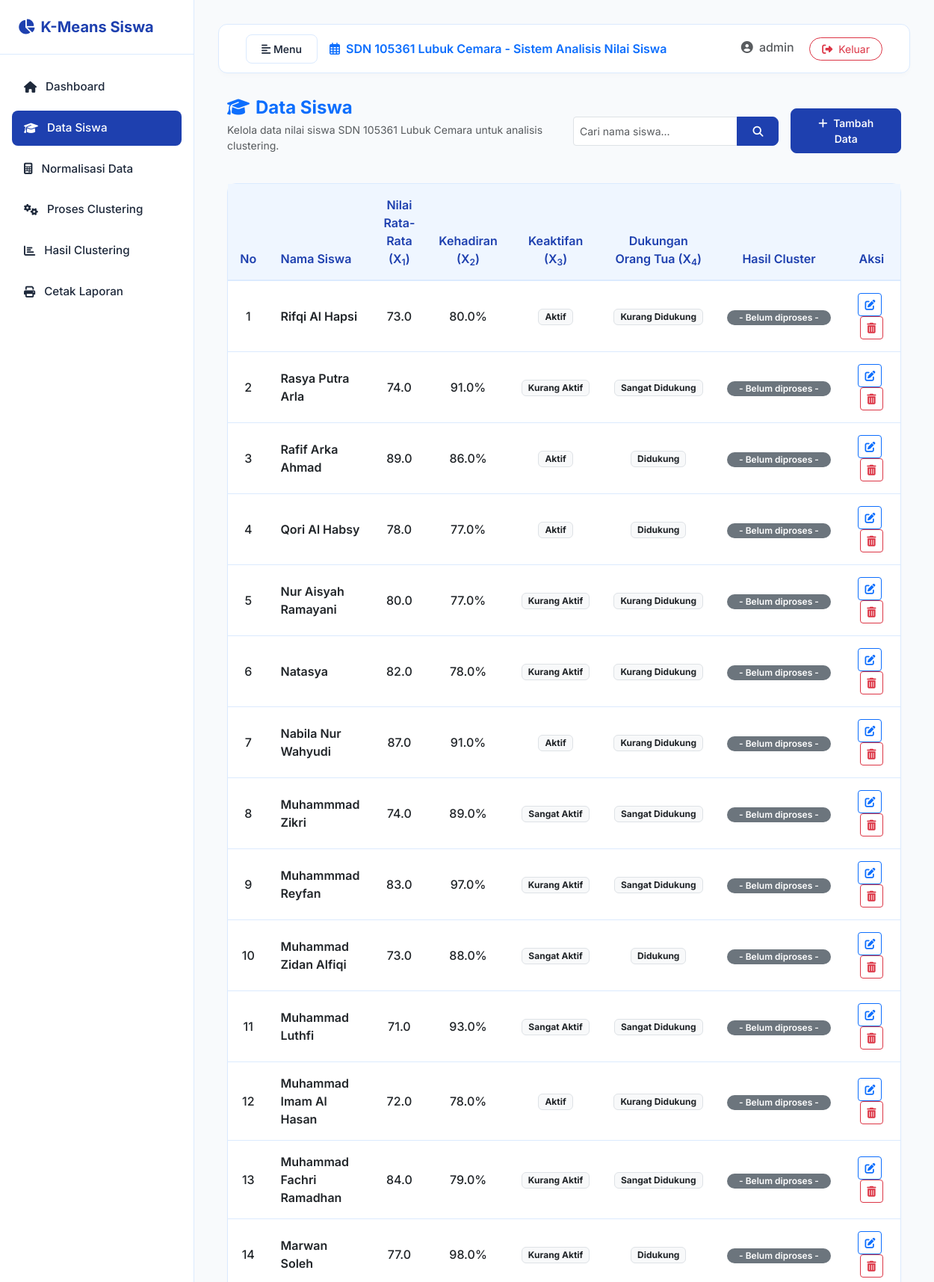
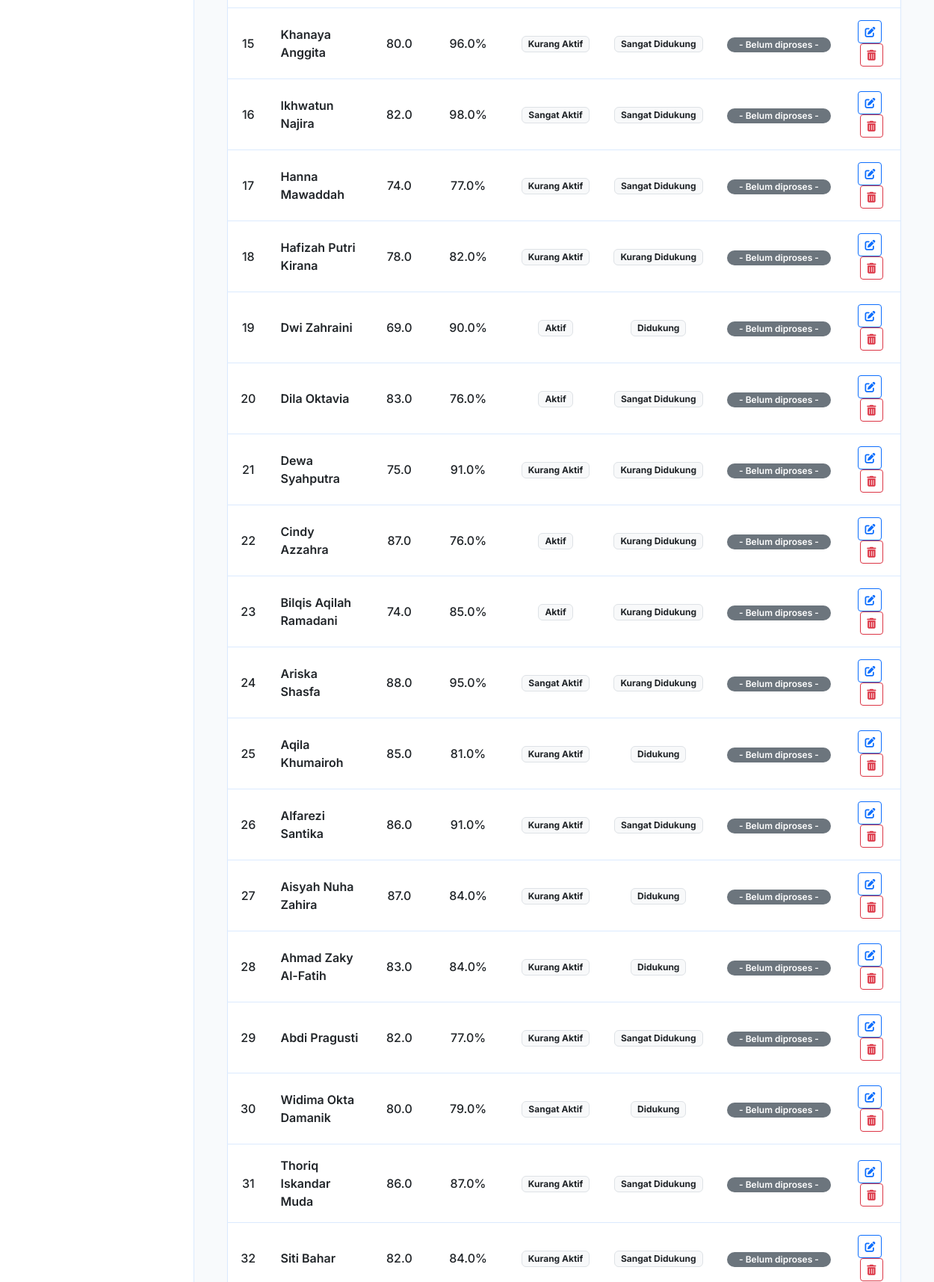
Screenshot of /siswa/index.php (signed in, upper part) with the database file from the repository (2 pictures, top to bottom).
### tables this page shows
CREATE TABLE tabel_siswa (
    id_siswa INT(11) AUTO_INCREMENT PRIMARY KEY,
    nama_siswa VARCHAR(100) NOT NULL,
    nilai_akademik FLOAT NOT NULL,
    kehadiran_siswa FLOAT NOT NULL,
    keaktifan_siswa INT(2) NOT NULL,  
    dukungan_ortu INT(2) NOT NULL     
);

### siswa/index.php (the view, shortened to what this page needs)
<?php
require_once '../config/database.php';
require_once '../partials/header.php';
$search = isset($_GET['search']) ? trim($_GET['search']) : '';
$query = "SELECT s.*, hc.cluster_label
          FROM tabel_siswa s
          LEFT JOIN tabel_hasil_clustering hc ON s.id_siswa = hc.id_siswa";
$query .= " ORDER BY s.id_siswa DESC";
$stmt = $pdo->prepare($query);
if ($search !== '') {
    $stmt->execute(['search' => "%$search%"]);
} else {
    $stmt->execute();
}
$siswa_list = $stmt->fetchAll();
function getKeaktifanText($val) {
    switch ($val) {
        case 3: return 'Sangat Aktif';
        case 2: return 'Aktif';
        case 1: return 'Kurang Aktif';
    }
}
function getDukunganText($val) {
    switch ($val) {
        case 3: return 'Sangat Didukung';
        case 2: return 'Didukung';
        case 1: return 'Kurang Didukung';
    }
}
?>
<div class="container-fluid">
    <div class="row mb-4">
        <div class="col-md-6">
            <h4 class="text-primary fw-bold mb-1"><i class="fas fa-graduation-cap me-2"></i>Data Siswa</h4>
            <p class="text-muted small">Kelola data nilai siswa SDN 105361 Lubuk Cemara untuk analisis clustering.</p>
        </div>
        <div class="col-md-6 d-flex align-items-center justify-content-md-end gap-2 no-print">
            <form action="" method="GET" class="d-flex me-2">
                <div class="input-group">
                    <input type="text" name="search" class="form-control form-control-sm border-blue" placeholder="Cari nama siswa..." value="<?= htmlspecialchars($search); ?>">
                    <button class="btn btn-primary-custom btn-sm" type="submit"><i class="fas fa-search"></i></button>
                </div>
            </form>
            <a href="tambah.php" class="btn btn-primary-custom btn-sm"><i class="fas fa-plus me-1"></i> Tambah Data</a>
        </div>
    </div>
    <div class="card card-custom">
        <div class="card-body p-0">
            <div class="table-responsive">
                <table class="table table-custom mb-0">
                    <thead>
                        <tr>
                            <th class="text-center" width="60">No</th>
                            <th>Nama Siswa</th>
                            <th class="text-center">Nilai Rata-Rata (X<sub>1</sub>)</th>
                            <th class="text-center">Kehadiran (X<sub>2</sub>)</th>
                            <th class="text-center">Keaktifan (X<sub>3</sub>)</th>
                            <th class="text-center">Dukungan Orang Tua (X<sub>4</sub>)</th>
                            <th class="text-center">Hasil Cluster</th>
                            <th class="text-center no-print" width="160">Aksi</th>
                        </tr>
                    </thead>
                    <tbody>
                        <?php if (empty($siswa_list)): ?>
                            <tr>
                                <td colspan="8" class="text-center py-4 text-muted">
                                    <i class="fas fa-info-circle me-1"></i> Tidak ada data siswa yang ditemukan.
                                </td>
                            </tr>
                        <?php else: ?>
                            <?php $no = 1; foreach ($siswa_list as $row): ?>
                                <tr>
                                    <td class="text-center fw-medium"><?= $no++; ?></td>
                                    <td class="fw-semibold text-dark"><?= htmlspecialchars($row['nama_siswa']); ?></td>
                                    <td class="text-center fw-medium"><?= number_format($row['nilai_akademik'], 1); ?></td>
                                    <td class="text-center fw-medium"><?= number_format($row['kehadiran_siswa'], 1); ?>%</td>
                                    <td class="text-center">
                                        <span class="badge bg-light text-dark border px-2 py-1 small"><?= getKeaktifanText($row['keaktifan_siswa']); ?></span>
                                    </td>
                                    <td class="text-center">
                                        <span class="badge bg-light text-dark border px-2 py-1 small"><?= getDukunganText($row['dukungan_ortu']); ?></span>
                                    </td>
                                    <td class="text-center">
                                        <?php if ($row['cluster_label']): ?>
                                            <span class="badge badge-<?= strtolower($row['cluster_label']); ?> px-3 py-1.5 rounded-pill fw-bold"><?= $row['cluster_label']; ?></span>
                                        <?php else: ?>
                                            <span class="badge bg-secondary text-white px-3 py-1.5 rounded-pill fw-semibold">- Belum diproses -</span>
                                        <?php endif; ?>
                                    </td>
                                    <td class="text-center no-print">
                                        <a href="edit.php?id=<?= $row['id_siswa']; ?>" class="btn btn-sm btn-outline-primary me-1 py-1 px-2" title="Edit Data">
                                            <i class="fas fa-edit"></i>
                                        </a>
                                        <a href="hapus.php?id=<?= $row['id_siswa']; ?>" class="btn btn-sm btn-outline-danger py-1 px-2" onclick="return confirm('Apakah Anda yakin ingin menghapus data siswa ini?')" title="Hapus Data">
                                            <i class="fas fa-trash-alt"></i>
                                        </a>
                                    </td>
                                </tr>
                            <?php endforeach; ?>
                        <?php endif; ?>
                    </tbody>
                </table>
            </div>
        </div>
    </div>
</div>
<?php
require_once '../partials/footer.php';
?>

### assets/css/style.css (style rules this page uses)
:root { --primary-blue: #1e40af; --secondary-blue: #3b82f6; --accent-blue: #eff6ff; --border-blue: #dbeafe; --dark-text: #1e293b; --muted-text: #64748b; --light-bg: #f8fafc; --white: #ffffff; --sidebar-width: 260px; --transition-speed: 0.3s; }
body { font-family: 'Inter', sans-serif; background-color: var(--light-bg); color: var(--dark-text); overflow-x: hidden; }
.card-custom { background-color: var(--white); border: 1px solid var(--border-blue); border-radius: 12px; box-shadow: 0 4px 6px -1px rgba(0, 0, 0, 0.02), 0 2px 4px -1px rgba(0, 0, 0, 0.01); margin-bottom: 1.5rem; transition: transform 0.2s ease, box-shadow 0.2s ease; }
.card-custom .card-body { padding: 1.5rem; }
.table-custom { border-collapse: separate; border-spacing: 0; width: 100%; }
.table-custom th { background-color: var(--accent-blue); color: var(--primary-blue); font-weight: 600; padding: 1rem; border-bottom: 2px solid var(--border-blue); position: sticky; top: 0; z-index: 10; }
.table-custom td { padding: 1rem; border-bottom: 1px solid var(--border-blue); vertical-align: middle; }
.btn-primary-custom { background-color: var(--primary-blue); border-color: var(--primary-blue); color: var(--white); font-weight: 550; padding: 0.5rem 1.25rem; border-radius: 8px; transition: all 0.2s; }

### rows the page displays
tabel_siswa: nama_siswa "Rifqi Al Hapsi", nilai_akademik "73.0", kehadiran_siswa "80.0", keaktifan_siswa "Aktif", dukungan_ortu "Kurang Didukung"
tabel_siswa: nama_siswa "Rasya Putra Arla", nilai_akademik "74.0", kehadiran_siswa "91.0", keaktifan_siswa "Kurang Aktif", dukungan_ortu "Sangat Didukung"
tabel_siswa: nama_siswa "Rafif Arka Ahmad", nilai_akademik "89.0", kehadiran_siswa "86.0", keaktifan_siswa "Aktif", dukungan_ortu "Didukung"
tabel_siswa: nama_siswa "Qori Al Habsy", nilai_akademik "78.0", kehadiran_siswa "77.0", keaktifan_siswa "Aktif", dukungan_ortu "Didukung"
tabel_siswa: nama_siswa "Nur Aisyah Ramayani", nilai_akademik "80.0", kehadiran_siswa "77.0", keaktifan_siswa "Kurang Aktif", dukungan_ortu "Kurang Didukung"
tabel_siswa: nama_siswa "Natasya", nilai_akademik "82.0", kehadiran_siswa "78.0", keaktifan_siswa "Kurang Aktif", dukungan_ortu "Kurang Didukung"
tabel_siswa: nama_siswa "Nabila Nur Wahyudi", nilai_akademik "87.0", kehadiran_siswa "91.0", keaktifan_siswa "Aktif", dukungan_ortu "Kurang Didukung"
tabel_siswa: nama_siswa "Muhammmad Zikri", nilai_akademik "74.0", kehadiran_siswa "89.0", keaktifan_siswa "Sangat Aktif", dukungan_ortu "Sangat Didukung"
tabel_siswa: nama_siswa "Muhammmad Reyfan", nilai_akademik "83.0", kehadiran_siswa "97.0", keaktifan_siswa "Kurang Aktif", dukungan_ortu "Sangat Didukung"
tabel_siswa: nama_siswa "Muhammad Zidan Alfiqi", nilai_akademik "73.0", kehadiran_siswa "88.0", keaktifan_siswa "Sangat Aktif", dukungan_ortu "Didukung"
tabel_siswa: nama_siswa "Muhammad Luthfi", nilai_akademik "71.0", kehadiran_siswa "93.0", keaktifan_siswa "Sangat Aktif", dukungan_ortu "Sangat Didukung"
tabel_siswa: nama_siswa "Muhammad Imam Al Hasan", nilai_akademik "72.0", kehadiran_siswa "78.0", keaktifan_siswa "Aktif", dukungan_ortu "Kurang Didukung"
tabel_siswa: nama_siswa "Muhammad Fachri Ramadhan", nilai_akademik "84.0", kehadiran_siswa "79.0", keaktifan_siswa "Kurang Aktif", dukungan_ortu "Sangat Didukung"
tabel_siswa: nama_siswa "Marwan Soleh", nilai_akademik "77.0", kehadiran_siswa "98.0", keaktifan_siswa "Kurang Aktif", dukungan_ortu "Didukung"
tabel_siswa: nama_siswa "Khanaya Anggita", nilai_akademik "80.0", kehadiran_siswa "96.0", keaktifan_siswa "Kurang Aktif", dukungan_ortu "Sangat Didukung"
tabel_siswa: nama_siswa "Ikhwatun Najira", nilai_akademik "82.0", kehadiran_siswa "98.0", keaktifan_siswa "Sangat Aktif", dukungan_ortu "Sangat Didukung"
tabel_siswa: nama_siswa "Hanna Mawaddah", nilai_akademik "74.0", kehadiran_siswa "77.0", keaktifan_siswa "Kurang Aktif", dukungan_ortu "Sangat Didukung"
tabel_siswa: nama_siswa "Hafizah Putri Kirana", nilai_akademik "78.0", kehadiran_siswa "82.0", keaktifan_siswa "Kurang Aktif", dukungan_ortu "Kurang Didukung"
tabel_siswa: nama_siswa "Dwi Zahraini", nilai_akademik "69.0", kehadiran_siswa "90.0", keaktifan_siswa "Aktif", dukungan_ortu "Didukung"
tabel_siswa: nama_siswa "Dila Oktavia", nilai_akademik "83.0", kehadiran_siswa "76.0", keaktifan_siswa "Aktif", dukungan_ortu "Sangat Didukung"
tabel_siswa: nama_siswa "Dewa Syahputra", nilai_akademik "75.0", kehadiran_siswa "91.0", keaktifan_siswa "Kurang Aktif", dukungan_ortu "Kurang Didukung"
tabel_siswa: nama_siswa "Cindy Azzahra", nilai_akademik "87.0", kehadiran_siswa "76.0", keaktifan_siswa "Aktif", dukungan_ortu "Kurang Didukung"
tabel_siswa: nama_siswa "Bilqis Aqilah Ramadani", nilai_akademik "74.0", kehadiran_siswa "85.0", keaktifan_siswa "Aktif", dukungan_ortu "Kurang Didukung"
tabel_siswa: nama_siswa "Ariska Shasfa", nilai_akademik "88.0", kehadiran_siswa "95.0", keaktifan_siswa "Sangat Aktif", dukungan_ortu "Kurang Didukung"
tabel_siswa: nama_siswa "Aqila Khumairoh", nilai_akademik "85.0", kehadiran_siswa "81.0", keaktifan_siswa "Kurang Aktif", dukungan_ortu "Didukung"
tabel_siswa: nama_siswa "Alfarezi Santika", nilai_akademik "86.0", kehadiran_siswa "91.0", keaktifan_siswa "Kurang Aktif", dukungan_ortu "Sangat Didukung"
tabel_siswa: nama_siswa "Aisyah Nuha Zahira", nilai_akademik "87.0", kehadiran_siswa "84.0", keaktifan_siswa "Kurang Aktif", dukungan_ortu "Didukung"
tabel_siswa: nama_siswa "Ahmad Zaky Al-Fatih", nilai_akademik "83.0", kehadiran_siswa "84.0", keaktifan_siswa "Kurang Aktif", dukungan_ortu "Didukung"
tabel_siswa: nama_siswa "Abdi Pragusti", nilai_akademik "82.0", kehadiran_siswa "77.0", keaktifan_siswa "Kurang Aktif", dukungan_ortu "Sangat Didukung"
tabel_siswa: nama_siswa "Widima Okta Damanik", nilai_akademik "80.0", kehadiran_siswa "79.0", keaktifan_siswa "Sangat Aktif", dukungan_ortu "Didukung"
tabel_siswa: nama_siswa "Thoriq Iskandar Muda", nilai_akademik "86.0", kehadiran_siswa "87.0", keaktifan_siswa "Kurang Aktif", dukungan_ortu "Sangat Didukung"
tabel_siswa: nama_siswa "Siti Bahar", nilai_akademik "82.0", kehadiran_siswa "84.0", keaktifan_siswa "Kurang Aktif", dukungan_ortu "Sangat Didukung"

### other values shown
$_SESSION['username'] "admin"
